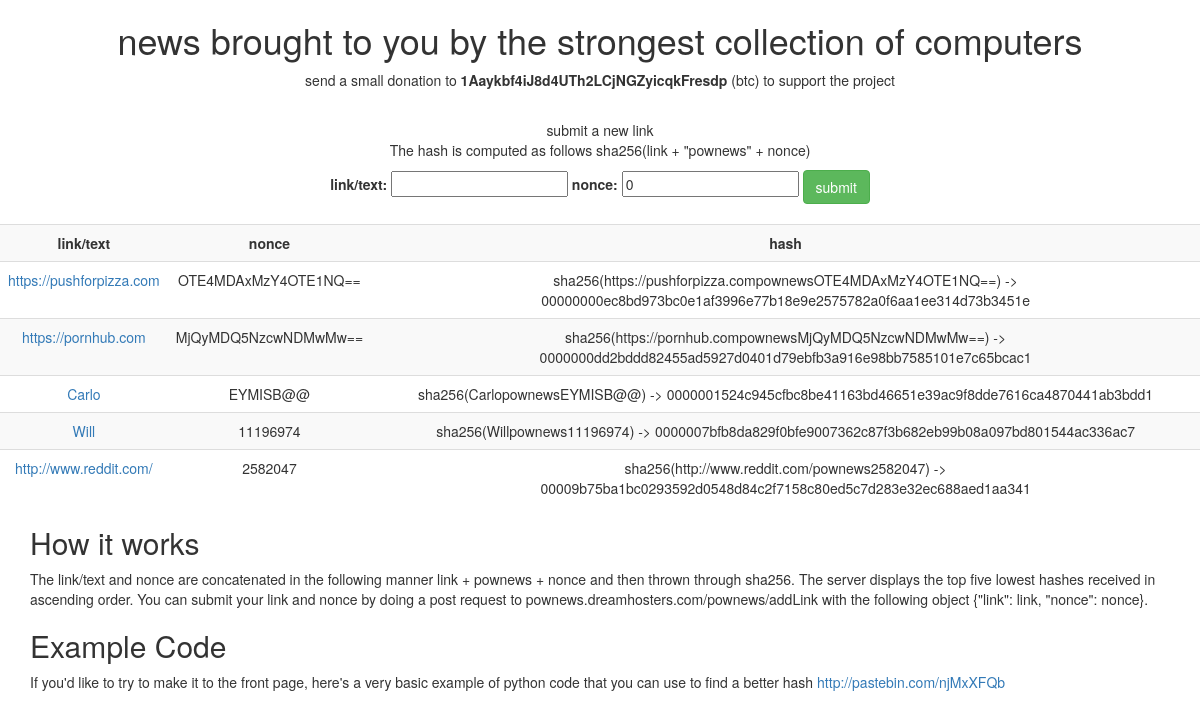
The page / on the database its author committed.
### pownews/models.py (models this page shows, shortened)
class LinkEntry(models.Model):
  link = models.CharField(max_length=200)
  nonce = models.CharField(max_length=200)
  hashed = models.CharField(max_length=200)

### pownews/views.py (the view)
# urls.py: url(r'^$', 'pownews.views.index'),
def index(request):
    links = LinkEntry.objects.order_by('hashed')[0:5]
    formattedLinks = formatLinks(links)
    return render_to_response("index.html", {'links': formattedLinks},
      context_instance=RequestContext(request))

### pownews/views.py (called while the page is built)
def formatLinks(queryLinks):
    formattedLinks = []
    for link in queryLinks:
      formattedLink = {}
      formattedLink['link'] = link.link
      formattedLink['nonce'] = link.nonce
      formattedLink['hash'] = link.hashed
      formattedLinks.append(formattedLink)
    return formattedLinks

### pownews/templates/index.html (shortened to what this page needs)
{% extends "header.html" %}
{% load staticfiles %}
{% block content %}
<div class="center">
<h1> news brought to you by the strongest collection of computers </h1>
<p> send a small donation to <b>1Aaykbf4iJ8d4UTh2LCjNGZyicqkFresdp</b> (btc) to support the project </p>
<br>
<p> submit a new link<br>
The hash is computed as follows sha256(link + "pownews" + nonce)
</p>
<form method="post" action="/pownews/addLink">
  <label for="link">link/text:</label>
  <input id="link" name="link" type="text" placHolder="type a link"></input>
  <label for="nonce">nonce:</label>
  <input id="nonce" name="nonce" type="text" value="0"></input>
  <button type="submit" class="btn btn-success">submit</button>
</form>
<br>
<table class="table table-striped">
  <tr>
    <td>
      <b>link/text</b>
    </td>
    <td>
      <b>nonce</b>
    </td>
    <td>
      <b>hash</b>
    </td>
  </tr>
  {% for link in links %}
  <tr>
      <td><a href="{{link.link}}">{{link.link}}</td>
      <td>{{link.nonce}}</td>
      <td>sha256({{link.link}}pownews{{link.nonce}}) -> {{link.hash}}</td>
  </tr>
  {% endfor %}
</table>
</div>
<div style="padding-left: 30px;">
<h2>How it works</h2>
<p>
The link/text and nonce are concatenated in the following manner link + pownews + nonce and then thrown through sha256. The server displays the top five lowest hashes received in ascending order. You can submit your link and nonce by doing a post request to pownews.dreamhosters.com/pownews/addLink with the following object {"link": link, "nonce": nonce}.
</p>
<h2>Example Code</h2>
<p>
If you'd like to try to make it to the front page, here's a very basic example of python code that you can use to find a better hash <a href="http://pastebin.com/njMxXFQb">http://pastebin.com/njMxXFQb</a>
</p>
</div>
{% endblock %}

### pownews/static/css/main.css (style rules this page uses)
.center { text-align: center; }

### rows shown on the page
LinkEntry: link "https://pushforpizza.com", nonce "OTE4MDAxMzY4OTE1NQ==", link "https://pushforpizza.com", nonce "OTE4MDAxMzY4OTE1NQ==", hash "00000000ec8bd973bc0e1af3996e77b18e9e2575782a0f6aa1ee314d73b3451e"
LinkEntry: link "https://pornhub.com", nonce "MjQyMDQ5NzcwNDMwMw==", link "https://pornhub.com", nonce "MjQyMDQ5NzcwNDMwMw==", hash "0000000dd2bddd82455ad5927d0401d79ebfb3a916e98bb7585101e7c65bcac1"
LinkEntry: link "Carlo", nonce "EYMISB@@", link "Carlo", nonce "EYMISB@@", hash "0000001524c945cfbc8be41163bd46651e39ac9f8dde7616ca4870441ab3bdd1"
LinkEntry: link "Will", nonce "11196974", link "Will", nonce "11196974", hash "0000007bfb8da829f0bfe9007362c87f3b682eb99b08a097bd801544ac336ac7"
LinkEntry: link "http://www.reddit.com/", nonce "2582047", link "http://www.reddit.com/", nonce "2582047", hash "00009b75ba1bc0293592d0548d84c2f7158c80ed5c7d283e32ec688aed1aa341"
